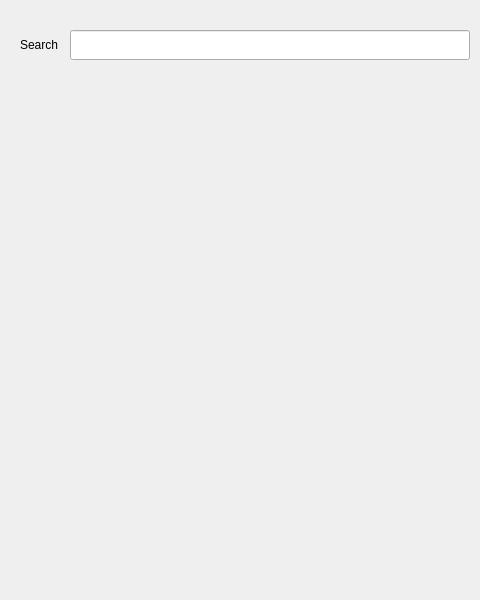
<?xml version="1.0" encoding="UTF-8"?>
<ui version="4.0">
 <class>SetApp</class>
 <widget class="QWidget" name="SetApp">
  <property name="geometry">
   <rect>
    <x>0</x>
    <y>0</y>
    <width>480</width>
    <height>600</height>
   </rect>
  </property>
  <property name="windowTitle">
   <string>Widget</string>
  </property>
  <widget class="QLineEdit" name="lineEdit">
   <property name="geometry">
    <rect>
     <x>70</x>
     <y>30</y>
     <width>400</width>
     <height>30</height>
    </rect>
   </property>
  </widget>
  <widget class="QLabel" name="label">
   <property name="geometry">
    <rect>
     <x>20</x>
     <y>30</y>
     <width>41</width>
     <height>30</height>
    </rect>
   </property>
   <property name="text">
    <string>Search</string>
   </property>
  </widget>
 </widget>
 <layoutdefault spacing="6" margin="11"/>
 <resources/>
 <connections/>
</ui>
